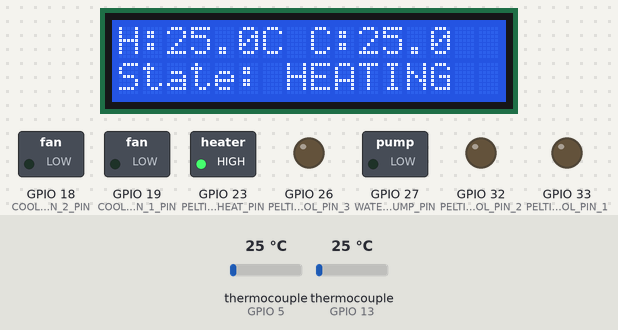
Bench run of a sketch on a simulated ESP32. Parts: 16×2 character LCD, switched loads named in the sketch (green lamp = pin HIGH), output pins drawn as LEDs (lit = HIGH). The test bench sets the inputs (shaded band); at power-on: thermocouple (sensors on GPIO 13, GPIO 5) 25 °C. What the sketch prints to the serial monitor is not drawn.

Above: at 2.7 s.
2.8 s: thermocouple (sensor on GPIO 13) set to 46 °C
At 3.8 s:
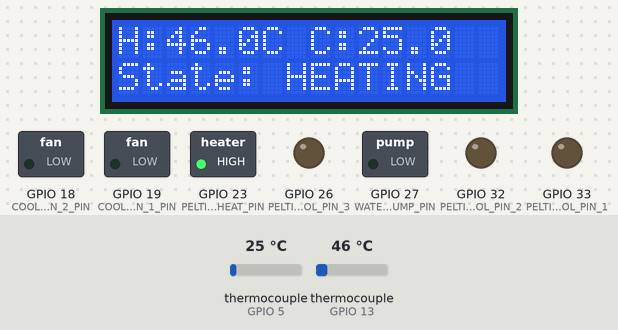
4.7 s: thermocouple (sensor on GPIO 13) set to 54 °C
At 6.3 s:
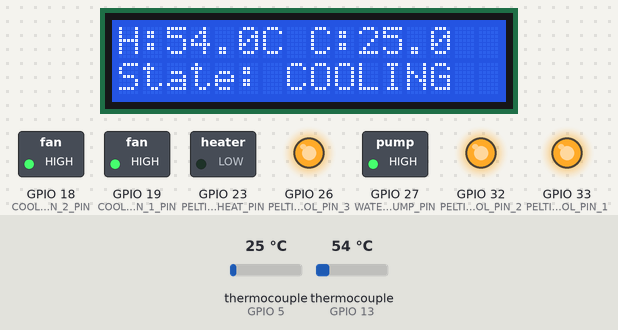
6.8 s: thermocouple (sensor on GPIO 13) set to 22 °C
At 7.3 s:
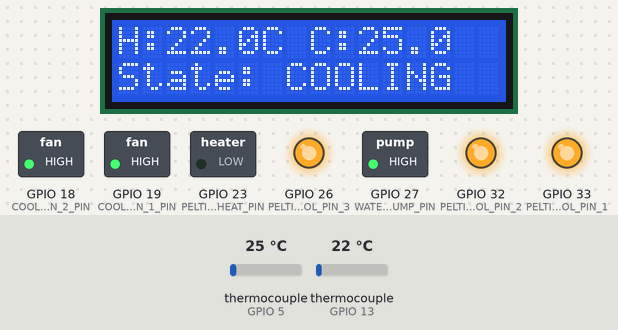
8.4 s: thermocouple (sensor on GPIO 13) set to 19 °C
At 9.4 s:
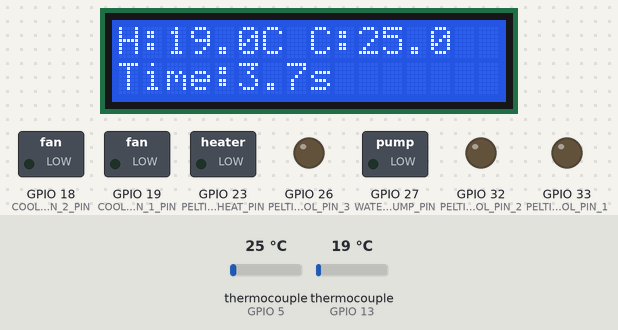
10.0 s: thermocouple (sensor on GPIO 5) set to 6 °C
At 11.1 s:
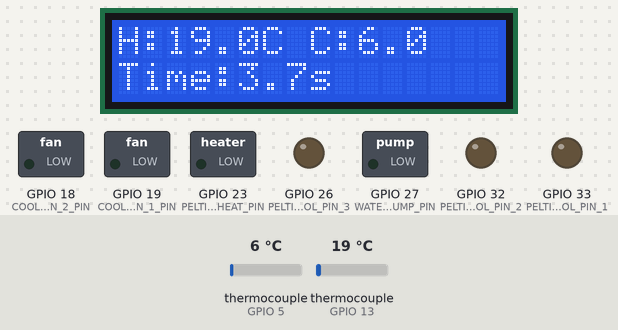
11.6 s: thermocouple (sensor on GPIO 5) set to 75 °C
At 12.7 s:
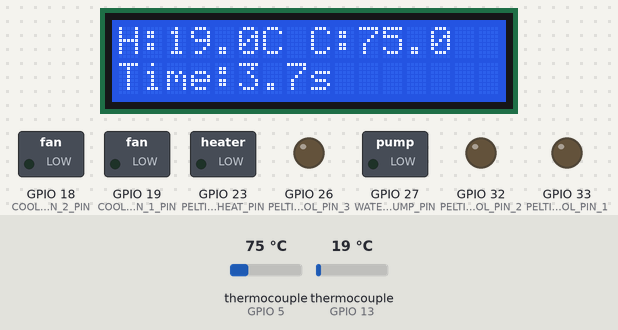
Timing chart, 0 to 14.6 s (numbered marks = the images above; inputs shaded):
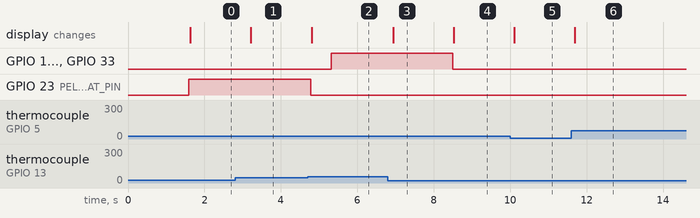

Measured:
- the behaviour switches between 49 and 50 °C on thermocouple (sensor on GPIO 13) (found by bisection; images 1 and 2)
- the behaviour switches between 21 and 20 °C on thermocouple (sensor on GPIO 13) (found by bisection; images 3 and 4)
- after the input at 2.8 s, the display: changes after 0.42 s (image 1)
- after the input at 4.7 s, GPIO 18 (COOLER_FAN_2_PIN), GPIO 19 (COOLER_FAN_1_PIN), GPIO 26 (PELTIER_COOL_PIN_3), GPIO 27 (WATER_PUMP_PIN), GPIO 32 (PELTIER_COOL_PIN_2), GPIO 33 (PELTIER_COOL_PIN_1): LOW → HIGH after 0.61 s; GPIO 23 (PELTIER_HEAT_PIN): HIGH → LOW after 0.08 s; the display: changes after 0.11 s (image 2)
- after the input at 6.8 s, the display: changes after 0.14 s (image 3)
- after the input at 8.4 s, GPIO 18 (COOLER_FAN_2_PIN), GPIO 19 (COOLER_FAN_1_PIN), GPIO 26 (PELTIER_COOL_PIN_3), GPIO 27 (WATER_PUMP_PIN), GPIO 32 (PELTIER_COOL_PIN_2), GPIO 33 (PELTIER_COOL_PIN_1): HIGH → LOW after 0.10 s; the display: changes after 0.13 s (image 4)
- after the input at 10.0 s, the display: changes after 0.11 s (image 5)
- after the input at 11.6 s, the display: changes after 0.09 s (image 6)

The sketch:

sketch_dec9a.ino
```cpp
#include <Wire.h>
#include <LiquidCrystal_I2C.h>
#include "max6675.h"

const int PELTIER_HEAT_PIN = 23;
const int PELTIER_COOL_PIN_1 = 33;
const int PELTIER_COOL_PIN_2 = 32;
const int PELTIER_COOL_PIN_3 = 26;

const int COOLER_FAN_1_PIN = 19;
const int COOLER_FAN_2_PIN = 18;
const int WATER_PUMP_PIN = 27;

const int SCK_PIN = 4;
const int MISO_PIN = 14;
const int CS_HOT_PART = 13;

const int SCK_PIN1 = 17;
const int MISO_PIN1 = 16;
const int CS_COLD_WATER1 = 5;

const int LCD_SDA_PIN = 32;
const int LCD_SCL_PIN = 33;
LiquidCrystal_I2C lcd(0x27, 16, 2);

MAX6675 hot_temp(SCK_PIN, CS_HOT_PART, MISO_PIN);
MAX6675 cold_temp(SCK_PIN1, CS_COLD_WATER1, MISO_PIN1);

const float START_TEMP = 50.0;
const float END_TEMP = 20.0;

enum SystemState { HEATING, COOLING, FINISHED };
SystemState state = HEATING;

unsigned long startMillis = 0;
unsigned long endMillis = 0;
float coolingTime = 0;

void startHeating() { digitalWrite(PELTIER_HEAT_PIN, HIGH); }
void stopHeating()  { digitalWrite(PELTIER_HEAT_PIN, LOW); }

void startCooling() {
  digitalWrite(PELTIER_COOL_PIN_1, HIGH);
  digitalWrite(PELTIER_COOL_PIN_2, HIGH);
  digitalWrite(PELTIER_COOL_PIN_3, HIGH);

  digitalWrite(COOLER_FAN_1_PIN, HIGH);
  digitalWrite(COOLER_FAN_2_PIN, HIGH);

  digitalWrite(WATER_PUMP_PIN, HIGH);
}

void stopCooling() {
  digitalWrite(PELTIER_COOL_PIN_1, LOW);
  digitalWrite(PELTIER_COOL_PIN_2, LOW);
  digitalWrite(PELTIER_COOL_PIN_3, LOW);

  digitalWrite(COOLER_FAN_1_PIN, LOW);
  digitalWrite(COOLER_FAN_2_PIN, LOW);
  digitalWrite(WATER_PUMP_PIN, LOW);
}

void stopAll() {
  stopHeating();
  stopCooling();
}

void updateLCD(float hotT, float coldT) {
  lcd.clear();
  lcd.setCursor(0, 0);
  lcd.print("H:");
  lcd.print(hotT, 1);
  lcd.print("C C:");
  lcd.print(coldT, 1);

  lcd.setCursor(0, 1);
  if (state == HEATING) lcd.print("State: HEATING");
  else if (state == COOLING) lcd.print("State: COOLING");
  else if (state == FINISHED) {
    lcd.print("Time:");
    lcd.print(coolingTime, 1);
    lcd.print("s");
  }
}

void setup() {
  Serial.begin(115200);

  pinMode(PELTIER_HEAT_PIN, OUTPUT);
  pinMode(PELTIER_COOL_PIN_1, OUTPUT);
  pinMode(PELTIER_COOL_PIN_2, OUTPUT);
  pinMode(PELTIER_COOL_PIN_3, OUTPUT);
  pinMode(COOLER_FAN_1_PIN, OUTPUT);
  pinMode(COOLER_FAN_2_PIN, OUTPUT);
  pinMode(WATER_PUMP_PIN, OUTPUT);

  stopAll();

  Wire.begin(LCD_SDA_PIN, LCD_SCL_PIN);
  lcd.init();
  lcd.backlight();

  lcd.setCursor(0, 0);
  lcd.print("Cooling Project");
  lcd.setCursor(0, 1);
  lcd.print("Starting...");
  delay(1500);
  lcd.clear();
}

void loop() {
  float hot = hot_temp.readCelsius();
  float cold = cold_temp.readCelsius();


  if (state == HEATING) {
    startHeating();
    stopCooling();

    if (hot >= START_TEMP) {
      stopHeating();
      startMillis = millis();
      state = COOLING;
      Serial.println("Reached 50C -> Cooling...");
    }
  }
  else if (state == COOLING) {
    stopHeating();
    startCooling();

    if (hot <= END_TEMP) {
      stopCooling();
      endMillis = millis();
      coolingTime = (endMillis - startMillis) / 1000.0;
      state = FINISHED;

      Serial.print("Cooling Finished. Time = ");
      Serial.print(coolingTime);
      Serial.println(" sec");
    }
  }

  updateLCD(hot, cold);

  Serial.print("Hot = ");
  Serial.print(hot);
  Serial.print(" | Cold = ");
  Serial.print(cold);
  Serial.print(" | State = ");
  if (state == HEATING) Serial.println("HEATING");
  else if (state == COOLING) Serial.println("COOLING");
  else Serial.println("FINISHED");

  delay(500);
}
```
